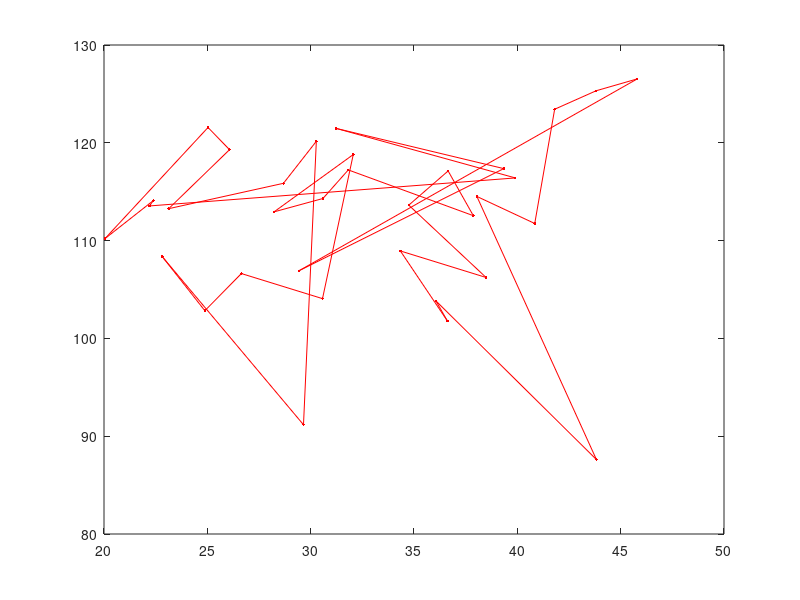

The MATLAB script that drew this image: (Note: this script raises an error after producing the figure.)
% MTSPF_GA Fixed Multiple Traveling Salesmen Problem (M-TSP) Genetic Algorithm (GA)
%   Finds a (near) optimal solution to a variation of the M-TSP by setting
%   up a GA to search for the shortest route (least distance needed for
%   each salesman to travel from the start location to individual cities
%   and back to the original starting place)
%
% Summary:
%     1. Each salesman starts at the first point, and ends at the first
%        point, but travels to a unique set of cities in between
%     2. Except for the first, each city is visited by exactly one salesman
%
% Note: The Fixed Start/End location is taken to be the first XY point
%
% Input:
%     USERCONFIG (structure) with zero or more of the following fields:
%     - XY (float) is an Nx2 matrix of city locations, where N is the number of cities
%     - DMAT (float) is an NxN matrix of city-to-city distances or costs
%     - NSALESMEN (scalar integer) is the number of salesmen to visit the cities
%     - MINTOUR (scalar integer) is the minimum tour length for any of the
%         salesmen, NOT including the start/end point
%     - POPSIZE (scalar integer) is the size of the population (should be divisible by 8)
%     - NUMITER (scalar integer) is the number of desired iterations for the algorithm to run
%     - SHOWPROG (scalar logical) shows the GA progress if true
%     - SHOWRESULT (scalar logical) shows the GA results if true
%     - SHOWWAITBAR (scalar logical) shows a waitbar if true
%
% Input Notes:
%     1. Rather than passing in a structure containing these fields, any/all of
%        these inputs can be passed in as parameter/value pairs in any order instead.
%     2. Field/parameter names are case insensitive but must match exactly otherwise.
%
% Output:
%     RESULTSTRUCT (structure) with the following fields:
%         (in addition to a record of the algorithm configuration)
%     - OPTROUTE (integer array) is the best route found by the algorithm
%     - OPTBREAK (integer array) is the list of route break points (these specify the indices
%         into the route used to obtain the individual salesman routes)
%     - MINDIST (scalar float) is the total distance traveled by the salesmen
%
% Route/Breakpoint Details:
%     If there are 10 cities and 3 salesmen, a possible route/break
%     combination might be: rte = [5 6 9 4 2 8 10 3 7], brks = [3 7]
%     Taken together, these represent the solution [1 5 6 9 1][1 4 2 8 10 1][1 3 7 1],
%     which designates the routes for the 3 salesmen as follows:
%         . Salesman 1 travels from city 1 to 5 to 6 to 9 and back to 1
%         . Salesman 2 travels from city 1 to 4 to 2 to 8 to 10 and back to 1
%         . Salesman 3 travels from city 1 to 3 to 7 and back to 1
%
% Usage:
%     mtspf_ga
%       -or-
%     mtspf_ga(userConfig)
%       -or-
%     resultStruct = mtspf_ga;
%       -or-
%     resultStruct = mtspf_ga(userConfig);
%       -or-
%     [...] = mtspf_ga('Param1',Value1,'Param2',Value2, ...);
%
% Example:
%     % Let the function create an example problem to solve
%     mtspf_ga;
%
% Example:
%     % Request the output structure from the solver
%     resultStruct = mtspf_ga;
%
% Example:
%     % Pass a random set of user-defined XY points to the solver
%     userConfig = struct('xy',10*rand(35,2));
%     resultStruct = mtspf_ga(userConfig);
%
% Example:
%     % Pass a more interesting set of XY points to the solver
%     n = 50;
%     phi = (sqrt(5)-1)/2;
%     theta = 2*pi*phi*(0:n-1);
%     rho = (1:n).^phi;
%     [x,y] = pol2cart(theta(:),rho(:));
%     xy = 10*([x y]-min([x;y]))/(max([x;y])-min([x;y]));
%     userConfig = struct('xy',xy);
%     resultStruct = mtspf_ga(userConfig);
%
% Example:
%     % Pass a random set of 3D (XYZ) points to the solver
%     xyz = 10*rand(35,3);
%     userConfig = struct('xy',xyz);
%     resultStruct = mtspf_ga(userConfig);
%
% Example:
%     % Change the defaults for GA population size and number of iterations
%     userConfig = struct('popSize',200,'numIter',1e4);
%     resultStruct = mtspf_ga(userConfig);
%
% Example:
%     % Turn off the plots but show a waitbar
%     userConfig = struct('showProg',false,'showResult',false,'showWaitbar',true);
%     resultStruct = mtspf_ga(userConfig);
%
% See also: mtsp_ga, mtspo_ga, mtspof_ga, mtspofs_ga, mtspv_ga, distmat
%
% Author: Joseph Kirk
% Email: jdkirk630@gmail.com
% Release: 2.0
% Release Date: 05/01/2014
function varargout = mtspf_ga(varargin)
    
    % Initialize default configuration
    city_location = load('city_location.mat')
    defaultConfig.xy          = city_location.location;
    defaultConfig.dmat        = [];
    defaultConfig.nSalesmen   = 1;
    defaultConfig.minTour     = 1;
    defaultConfig.popSize     = 80;
    defaultConfig.numIter     = 5e3;
    defaultConfig.showProg    = true;
    defaultConfig.showResult  = true;
    defaultConfig.showWaitbar = false;
    
    % Interpret user configuration inputs
    if ~nargin
        userConfig = struct();
    elseif isstruct(varargin{1})
        userConfig = varargin{1};
    else
        try
            userConfig = struct(varargin{:});
        catch
            error('Expected inputs are either a structure or parameter/value pairs');
        end
    end
    
    % Override default configuration with user inputs
    configStruct = get_config(defaultConfig,userConfig);
    
    % Extract configuration
    xy          = configStruct.xy;
    dmat        = configStruct.dmat;
    nSalesmen   = configStruct.nSalesmen;
    minTour     = configStruct.minTour;
    popSize     = configStruct.popSize;
    numIter     = configStruct.numIter;
    showProg    = configStruct.showProg;
    showResult  = configStruct.showResult;
    showWaitbar = configStruct.showWaitbar;
    if isempty(dmat)
        nPoints = size(xy,1);
        a = meshgrid(1:nPoints);
        dmat = reshape(sqrt(sum((xy(a,:)-xy(a',:)).^2,2)),nPoints,nPoints);
    end
    
    % Verify Inputs
    [N,dims] = size(xy);
    [nr,nc] = size(dmat);
    if N ~= nr || N ~= nc
        error('Invalid XY or DMAT inputs!')
    end
    n = N - 1; % Separate Start/End City
    
    % Sanity Checks
    nSalesmen   = max(1,min(n,round(real(nSalesmen(1)))));
    minTour     = max(1,min(floor(n/nSalesmen),round(real(minTour(1)))));
    popSize     = max(8,8*ceil(popSize(1)/8));
    numIter     = max(1,round(real(numIter(1))));
    showProg    = logical(showProg(1));
    showResult  = logical(showResult(1));
    showWaitbar = logical(showWaitbar(1));
    
    % Initializations for Route Break Point Selection
    nBreaks = nSalesmen-1;
    dof = n - minTour*nSalesmen;          % degrees of freedom
    addto = ones(1,dof+1);
    for k = 2:nBreaks
        addto = cumsum(addto);
    end
    cumProb = cumsum(addto)/sum(addto);
    
    % Initialize the Populations
    popRoute = zeros(popSize,n);         % population of routes
    popBreak = zeros(popSize,nBreaks);   % population of breaks
    popRoute(1,:) = (1:n) + 1;
    popBreak(1,:) = rand_breaks();
    for k = 2:popSize
        popRoute(k,:) = randperm(n) + 1;
        popBreak(k,:) = rand_breaks();
    end
    
    % Select the Colors for the Plotted Routes
    pclr = ~get(0,'DefaultAxesColor');
    clr = [1 0 0; 0 0 1; 0.67 0 1; 0 1 0; 1 0.5 0];
    if nSalesmen > 5
        clr = hsv(nSalesmen);
    end
    
    % Run the GA
    globalMin = Inf;
    totalDist = zeros(1,popSize);
    distHistory = zeros(1,numIter);
    tmpPopRoute = zeros(8,n);
    tmpPopBreak = zeros(8,nBreaks);
    newPopRoute = zeros(popSize,n);
    newPopBreak = zeros(popSize,nBreaks);
    if showProg
        figure('Name','MTSPF_GA | Current Best Solution','Numbertitle','off');
        hAx = gca;
    end
    if showWaitbar
        hWait = waitbar(0,'Searching for near-optimal solution ...');
    end
    for iter = 1:numIter
        % Evaluate Members of the Population
        for p = 1:popSize
            d = 0;
            pRoute = popRoute(p,:);
            pBreak = popBreak(p,:);
            rng = [[1 pBreak+1];[pBreak n]]';
            for s = 1:nSalesmen
                d = d + dmat(1,pRoute(rng(s,1))); % Add Start Distance
                for k = rng(s,1):rng(s,2)-1
                    d = d + dmat(pRoute(k),pRoute(k+1));
                end
                d = d + dmat(pRoute(rng(s,2)),1); % Add End Distance
            end
            totalDist(p) = d;
        end
        
        % Find the Best Route in the Population
        [minDist,index] = min(totalDist);
        distHistory(iter) = minDist;
        if minDist < globalMin
            globalMin = minDist;
            optRoute = popRoute(index,:);
            optBreak = popBreak(index,:);
            rng = [[1 optBreak+1];[optBreak n]]';
            if showProg
                % Plot the Best Route
                for s = 1:nSalesmen
                    rte = [1 optRoute(rng(s,1):rng(s,2)) 1];
                    if dims > 2, plot3(hAx,xy(rte,1),xy(rte,2),xy(rte,3),'.-','Color',clr(s,:));
                    else plot(hAx,xy(rte,1),xy(rte,2),'.-','Color',clr(s,:)); end
                    hold(hAx,'on');
                end
                if dims > 2, plot3(hAx,xy(1,1),xy(1,2),xy(1,3),'o','Color',pclr);
                else plot(hAx,xy(1,1),xy(1,2),'o','Color',pclr); end
                title(hAx,sprintf('Total Distance = %1.4f, Iteration = %d',minDist,iter));
                hold(hAx,'off');
                drawnow;
            end
        end
        
        % Genetic Algorithm Operators
        randomOrder = randperm(popSize);
        for p = 8:8:popSize
            rtes = popRoute(randomOrder(p-7:p),:);
            brks = popBreak(randomOrder(p-7:p),:);
            dists = totalDist(randomOrder(p-7:p));
            [ignore,idx] = min(dists); %#ok
            bestOf8Route = rtes(idx,:);
            bestOf8Break = brks(idx,:);
            routeInsertionPoints = sort(ceil(n*rand(1,2)));
            I = routeInsertionPoints(1);
            J = routeInsertionPoints(2);
            for k = 1:8 % Generate New Solutions
                tmpPopRoute(k,:) = bestOf8Route;
                tmpPopBreak(k,:) = bestOf8Break;
                switch k
                    case 2 % Flip
                        tmpPopRoute(k,I:J) = tmpPopRoute(k,J:-1:I);
                    case 3 % Swap
                        tmpPopRoute(k,[I J]) = tmpPopRoute(k,[J I]);
                    case 4 % Slide
                        tmpPopRoute(k,I:J) = tmpPopRoute(k,[I+1:J I]);
                    case 5 % Modify Breaks
                        tmpPopBreak(k,:) = rand_breaks();
                    case 6 % Flip, Modify Breaks
                        tmpPopRoute(k,I:J) = tmpPopRoute(k,J:-1:I);
                        tmpPopBreak(k,:) = rand_breaks();
                    case 7 % Swap, Modify Breaks
                        tmpPopRoute(k,[I J]) = tmpPopRoute(k,[J I]);
                        tmpPopBreak(k,:) = rand_breaks();
                    case 8 % Slide, Modify Breaks
                        tmpPopRoute(k,I:J) = tmpPopRoute(k,[I+1:J I]);
                        tmpPopBreak(k,:) = rand_breaks();
                    otherwise % Do Nothing
                end
            end
            newPopRoute(p-7:p,:) = tmpPopRoute;
            newPopBreak(p-7:p,:) = tmpPopBreak;
        end
        popRoute = newPopRoute;
        popBreak = newPopBreak;
        
        % Update the waitbar
        if showWaitbar && ~mod(iter,ceil(numIter/325))
            waitbar(iter/numIter,hWait);
        end
        
    end
    if showWaitbar
        close(hWait);
    end
    
    if showResult
        % Plots
        figure('Name','MTSPF_GA | Results','Numbertitle','off');
        subplot(2,2,1);
        if dims > 2, plot3(xy(:,1),xy(:,2),xy(:,3),'.','Color',pclr);
        else plot(xy(:,1),xy(:,2),'.','Color',pclr); end
        title('City Locations');
        subplot(2,2,2);
        imagesc(dmat([1 optRoute],[1 optRoute]));
        title('Distance Matrix');
        subplot(2,2,3);
        rng = [[1 optBreak+1];[optBreak n]]';
        for s = 1:nSalesmen
            rte = [1 optRoute(rng(s,1):rng(s,2)) 1];
            if dims > 2, plot3(xy(rte,1),xy(rte,2),xy(rte,3),'.-','Color',clr(s,:));
            else plot(xy(rte,1),xy(rte,2),'.-','Color',clr(s,:)); end
            title(sprintf('Total Distance = %1.4f',minDist));
            hold on;
        end
        if dims > 2, plot3(xy(1,1),xy(1,2),xy(1,3),'o','Color',pclr);
        else plot(xy(1,1),xy(1,2),'o','Color',pclr); end
        subplot(2,2,4);
        plot(distHistory,'b','LineWidth',2);
        title('Best Solution History');
        set(gca,'XLim',[0 numIter+1],'YLim',[0 1.1*max([1 distHistory])]);
    end
    
    % Return Output
    if nargout
        resultStruct = struct( ...
            'xy',          xy, ...
            'dmat',        dmat, ...
            'nSalesmen',   nSalesmen, ...
            'minTour',     minTour, ...
            'popSize',     popSize, ...
            'numIter',     numIter, ...
            'showProg',    showProg, ...
            'showResult',  showResult, ...
            'showWaitbar', showWaitbar, ...
            'optRoute',    optRoute, ...
            'optBreak',    optBreak, ...
            'minDist',     minDist);
        
        varargout = {resultStruct};
    end
    
    % Generate Random Set of Break Points
    function breaks = rand_breaks()
        if minTour == 1 % No Constraints on Breaks
            tmpBreaks = randperm(n-1);
            breaks = sort(tmpBreaks(1:nBreaks));
        else % Force Breaks to be at Least the Minimum Tour Length
            nAdjust = find(rand < cumProb,1)-1;
            spaces = ceil(nBreaks*rand(1,nAdjust));
            adjust = zeros(1,nBreaks);
            for kk = 1:nBreaks
                adjust(kk) = sum(spaces == kk);
            end
            breaks = minTour*(1:nBreaks) + cumsum(adjust);
        end
    end
    
end

% Subfunction to override the default configuration with user inputs
function config = get_config(defaultConfig,userConfig)
    
    % Initialize the configuration structure as the default
    config = defaultConfig;
    
    % Extract the field names of the default configuration structure
    defaultFields = fieldnames(defaultConfig);
    
    % Extract the field names of the user configuration structure
    userFields = fieldnames(userConfig);
    nUserFields = length(userFields);
    
    % Override any default configuration fields with user values
    for i = 1:nUserFields
        userField = userFields{i};
        isField = strcmpi(defaultFields,userField);
        if nnz(isField) == 1
            thisField = defaultFields{isField};
            config.(thisField) = userConfig.(userField);
        end
    end
    
end

